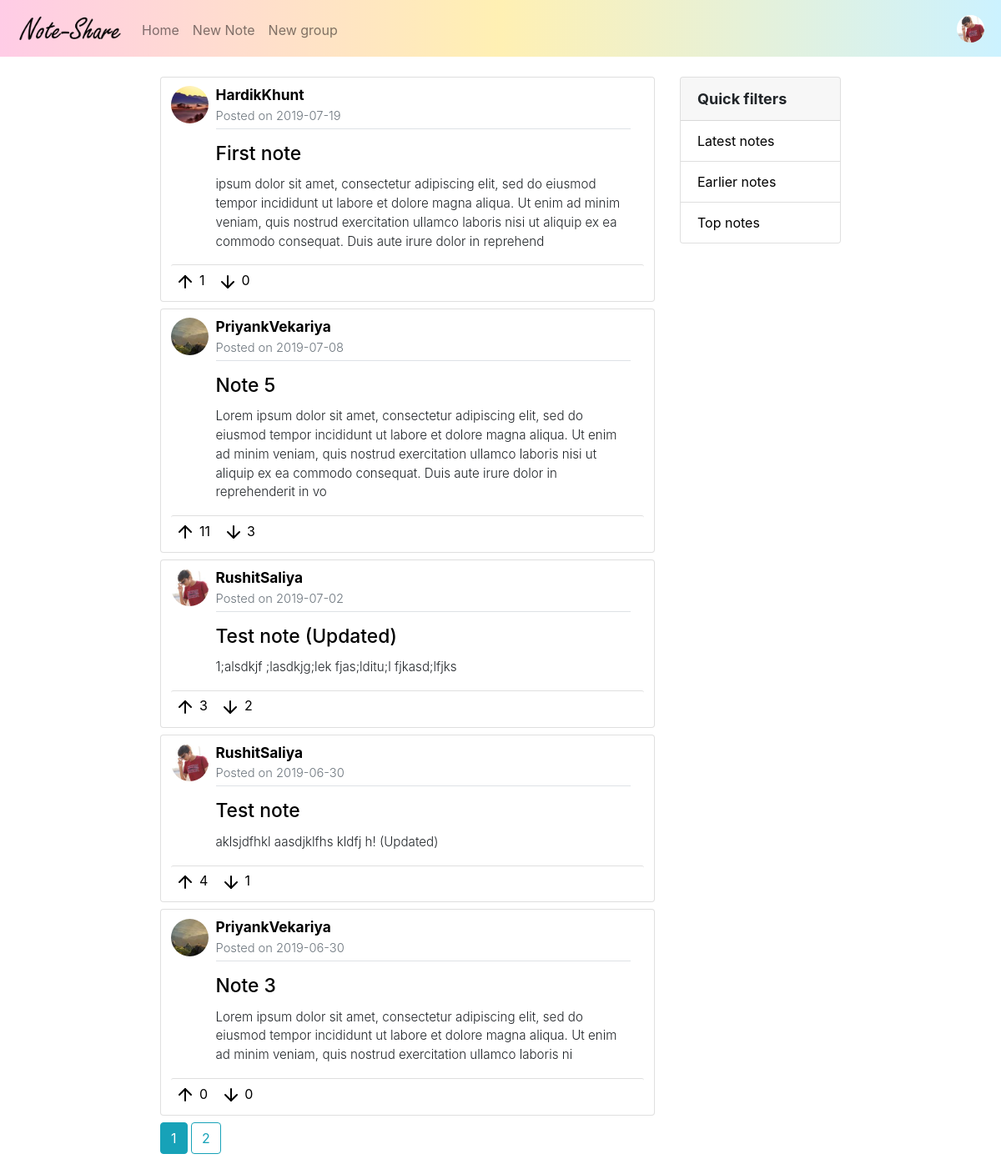
The page /home (signed in) on the database as committed earlier.
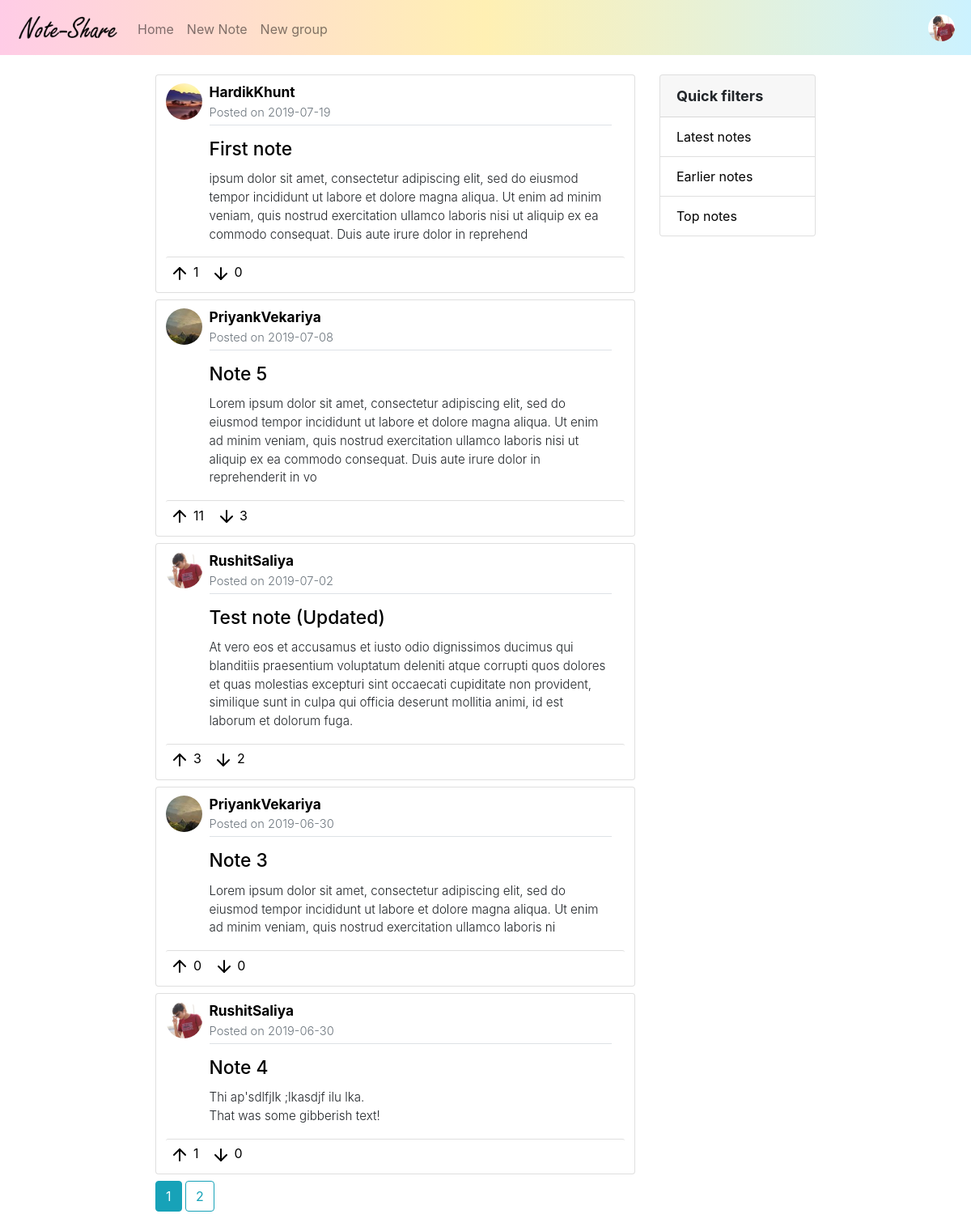
The same page on the database as committed later.
### noteshare/models.py (models this page shows, shortened)
class Note(db.Model):
    id = db.Column(db.Integer, primary_key=True)
    title = db.Column(db.String(100), nullable=False)
    date_posted = db.Column(db.DateTime, nullable=False, default=datetime.utcnow)
    content = db.Column(db.Text, nullable=False)
    content_image = db.Column(db.String(20), nullable=True)
    ups = db.Column(db.Integer, nullable=False, default=0)
    downs = db.Column(db.Integer, nullable=False, default=0)
    user_id = db.Column(db.Integer, db.ForeignKey('user.id'), nullable=False)

class User(db.Model, UserMixin):
    id = db.Column(db.Integer, primary_key=True)
    username = db.Column(db.String(20), unique=True, nullable=False)
    email = db.Column(db.String(100), unique=True, nullable=False)
    image_file = db.Column(db.String(20), nullable=False, default='default.jpg')
    password = db.Column(db.String(50), nullable=False)
    notes = db.relationship('Note', backref='author', lazy=True)

### noteshare/main/routes.py (the view)
@main.route('/home', methods=['GET'])
@login_required
def home():
    page = request.args.get('page', 1, type=int)
    filter = request.args.get('filter', None)
    if filter is None:
        notes = Note.query.order_by(Note.date_posted.desc()).paginate(page=page, per_page=5)
    elif filter == "latest":
        notes = Note.query.order_by(Note.date_posted.desc()).paginate(page=page, per_page=5)
    elif filter == "earlier":
        notes = Note.query.order_by(Note.date_posted.asc()).paginate(page=page, per_page=5)
    elif filter == "top":
        notes = Note.query.order_by(Note.ups.desc()).paginate(page=page, per_page=5)
    return render_template('home.html', title='Home', notes=notes)

### noteshare/models.py (called while the page is built)
@login_manager.user_loader
def load_user(user_id):
    return User.query.get(int(user_id))

### noteshare/templates/home.html
{% extends "layout.html" %}
{% block content %}
    {% set filter=request.args.get('filter') %}
    <div class="col-md-8 col-pl-16">
        {% for note in notes.items %}
            <div class="card mb-md-2">
                <div class="card-body">
                    <div class="row">
                        <div class="col-md-2 pr-3" style="max-width: 11.5%; padding-top: 0.7%;">
                            <div class="note-header">
                                <img class="note-author-img" src="{{ url_for('static', filename='Profile-pictures/' + note.author.image_file) }}" alt="Author's Profile-photo">
                            </div>
                        </div>
                        <div class="col-md-10 pl-0 pr-0" style="max-width: 88.5%;">
                            <div class="note-header">
                                <a class="anchor-note-username" href="{{ url_for('notes.user_notes', username=note.author.username) }}">
                                    <strong>{{ note.author.username }}</strong>
                                    <div  class="text-muted mb-1" style="font-size: 85%;">
                                        Posted on {{ note.date_posted.strftime('%Y-%m-%d') }}
                                    </div>
                                    <div class="border-bottom mb-3"></div>
                                </a>
                                <a class="anchor-note-update" href="{{ url_for('notes.note', note_id=note.id) }}">
                                        <h5 class="card-title note-title">{{ note.title }}</h5>
                                </a>
                                <p style="white-space: pre-line; font-size: 79%;">{{ note.content }}</p>
                            </div>
                        </div>
                    </div>
                    <div class="row">
                        <div class="col-md-12">
                            <div class="card-header note-action">
                                <a class="note-action-btn" href="{{ url_for('notes.up_note', note_id=note.id) }}"><img src="{{ url_for('static', filename='Icons/arrow-up.svg') }}" alt="Like"> {{ note.ups }} </a>
                                <a class="note-action-btn" href="{{ url_for('notes.down_note', note_id=note.id) }}"><img src="{{ url_for('static', filename='Icons/arrow-down.svg') }}" alt="Dislike"> {{ note.downs }} </a>
                            </div>
                        </div>
                    </div>
                </div>
            </div>
        {% endfor %}
        {% for page_num in notes.iter_pages(left_edge=1, right_edge=1, left_current=1, right_current=2) %}
            {% if page_num %}
                {% if notes.page == page_num %}
                    <a class="btn btn-info mb-4" href="{{ url_for('main.home', page=page_num, filter=filter) }}">{{ page_num }}</a>
                {% else %}
                    <a class="btn btn-outline-info mb-4" href="{{ url_for('main.home', page=page_num, filter=filter) }}">{{ page_num }}</a>
                {% endif %}
            {% else %}
                ...
            {% endif %}
        {% endfor %}
    </div>
    <div class="col-md-4 col-pr-16">
        <div class="card">
            <div class="card-header" style="font-size: 18px;"><strong>Quick filters</strong></div>
            <ul class="list-group list-group-flush">
                <li class="list-group-item"><a href="{{ url_for('main.home', filter='latest') }}" class="sidebar-link">Latest notes</a></li>
                <li class="list-group-item"><a href="{{ url_for('main.home', filter='earlier') }}"
                class="sidebar-link">Earlier notes</a></li>
                <li class="list-group-item"><a href="{{ url_for('main.home', filter='top') }}" class="sidebar-link">Top notes</a></li>
            </ul>
        </div>
    </div>
{% endblock content %}

Rows that differ between the two databases and show on the page:
removed Note: image_file (picture), author.username "RushitSaliya", date_posted "2019-06-30", title "Test note", content "aklsjdfhkl aasdjklfhs kldfj h! (Updated)", ups "4", downs "1"
changed Note "Test note (Updated)": content "1;alsdkjf ;lasdkjg;lek fjas;lditu;l fjkasd;lfjks" → "At vero eos et accusamus et iusto odio dignissimos ducimus qui blanditiis praesentium voluptatum deleniti atque corrupti quos dolores et quas molestias excepturi sint occaecati cupiditate non provident, similique sunt in culpa qui officia deserunt mollitia animi, id est laborum et dolorum fuga."
now on this page (row unchanged): Note: image_file (picture), author.username "RushitSaliya", date_posted "2019-06-30", title "Note 4", content "Thi ap'sdlfjlk ;lkasdjf ilu lka. That was some gibberish text!", ups "1", downs "0"
